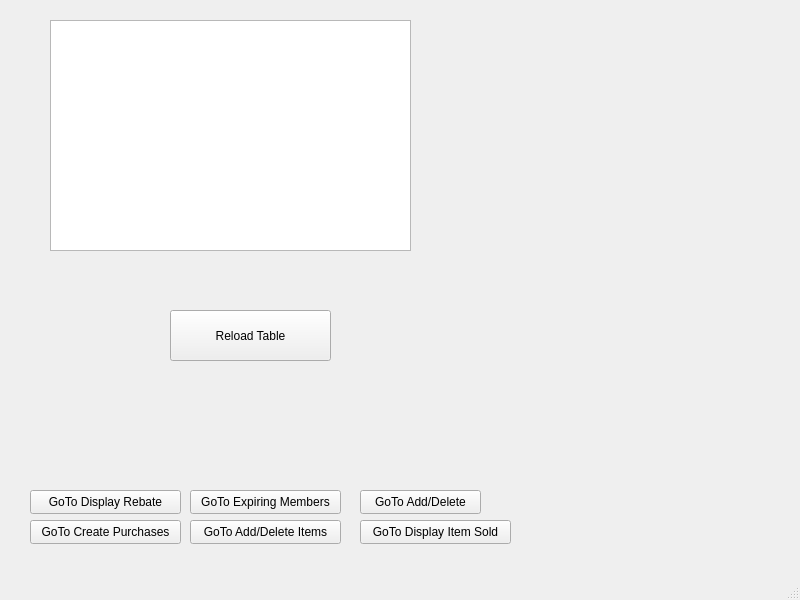
<?xml version="1.0" encoding="UTF-8"?>
<ui version="4.0">
 <class>Login_DB</class>
 <widget class="QMainWindow" name="Login_DB">
  <property name="geometry">
   <rect>
    <x>0</x>
    <y>0</y>
    <width>800</width>
    <height>600</height>
   </rect>
  </property>
  <property name="windowTitle">
   <string>Login_DB</string>
  </property>
  <widget class="QWidget" name="centralwidget">
   <widget class="QTableView" name="tableView">
    <property name="geometry">
     <rect>
      <x>50</x>
      <y>20</y>
      <width>361</width>
      <height>231</height>
     </rect>
    </property>
   </widget>
   <widget class="QPushButton" name="pushButton_loadTable">
    <property name="geometry">
     <rect>
      <x>170</x>
      <y>310</y>
      <width>161</width>
      <height>51</height>
     </rect>
    </property>
    <property name="text">
     <string>Reload Table</string>
    </property>
   </widget>
   <widget class="QPushButton" name="pushButtonGotoAD">
    <property name="geometry">
     <rect>
      <x>360</x>
      <y>490</y>
      <width>121</width>
      <height>24</height>
     </rect>
    </property>
    <property name="text">
     <string>GoTo Add/Delete</string>
    </property>
   </widget>
   <widget class="QPushButton" name="pushButtonGotoDR">
    <property name="geometry">
     <rect>
      <x>30</x>
      <y>490</y>
      <width>151</width>
      <height>24</height>
     </rect>
    </property>
    <property name="text">
     <string>GoTo Display Rebate</string>
    </property>
   </widget>
   <widget class="QPushButton" name="pushButtonGotoEM">
    <property name="geometry">
     <rect>
      <x>190</x>
      <y>490</y>
      <width>151</width>
      <height>24</height>
     </rect>
    </property>
    <property name="text">
     <string>GoTo Expiring Members</string>
    </property>
   </widget>
   <widget class="QPushButton" name="pushButtonGotoDR_2">
    <property name="geometry">
     <rect>
      <x>360</x>
      <y>520</y>
      <width>151</width>
      <height>24</height>
     </rect>
    </property>
    <property name="text">
     <string>GoTo Display Item Sold</string>
    </property>
   </widget>
   <widget class="QPushButton" name="pushButtonGotoAD_2">
    <property name="geometry">
     <rect>
      <x>190</x>
      <y>520</y>
      <width>151</width>
      <height>24</height>
     </rect>
    </property>
    <property name="text">
     <string>GoTo Add/Delete Items</string>
    </property>
   </widget>
   <widget class="QPushButton" name="pushButtonGotoEM_2">
    <property name="geometry">
     <rect>
      <x>30</x>
      <y>520</y>
      <width>151</width>
      <height>24</height>
     </rect>
    </property>
    <property name="text">
     <string>GoTo Create Purchases</string>
    </property>
   </widget>
  </widget>
  <widget class="QMenuBar" name="menubar">
   <property name="geometry">
    <rect>
     <x>0</x>
     <y>0</y>
     <width>800</width>
     <height>21</height>
    </rect>
   </property>
  </widget>
  <widget class="QStatusBar" name="statusbar"/>
 </widget>
 <resources/>
 <connections/>
</ui>
